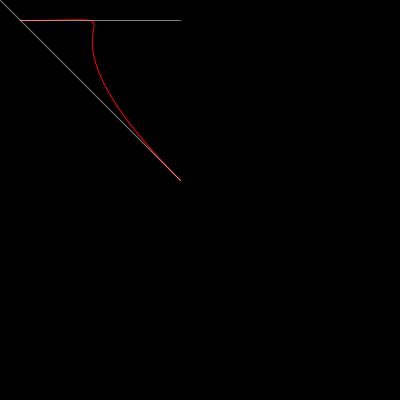
Frame 1 (no input)
Frame 60 (the mouse pressed at the canvas centre just before this capture): identical to frame 1, image omitted
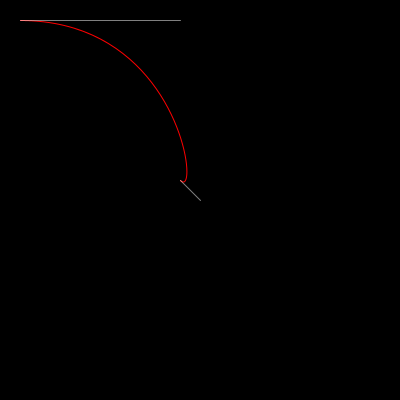
Frame 120 (the mouse held since frame 60 and released just before this capture)

The Processing sketch that drew these frames (run headless with seeded random() and noise(); from frame 60 on, the mouse is pressed at the canvas centre):

// Processing sketch: sketch_03_bezierVertex
// ── sketch_03_bezierVertex.pde
void setup(){
  size(400,400);
  
  noFill();
}


void draw(){
  
  // bezierVertex()関数について
  // beginShape()関数とendShape()関数のペアで挟んで実行します。
  // bezierVertex()関数の前にかならずひとつの頂点が指定されている必要があります。
  // このサンプルではまずvertex()関数で頂点v1を指定し、
  // bezierVertex()関数を使ってv1からv4への曲線を描いています。
  // bezierVertex()関数では、3つの座標を指定します。
  // 1つめの座標と2つ目の座標は曲率を決めるためのコントロールポイントで、
  // 3つめの座標が曲線の終点です。
  
  background(0);
  
  stroke(255,0,0);
  strokeWeight(1);
  beginShape();
  vertex(20,20); //v1
  bezierVertex(180,20,mouseX,mouseY,180,180);//v2,v4,v3
  endShape();
  
  stroke(255,255,255,128);
  strokeWeight(1);
  beginShape(LINES);
  vertex(20,20); //v1
  vertex(180,20);//v2
  vertex(180,180);//v3
  vertex(mouseX,mouseY);//v4
  endShape();
  
  
}
